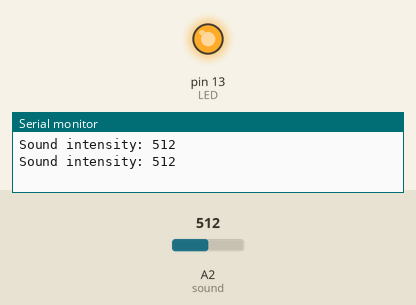
The sketch below on a simulated Arduino Uno, built with avr-gcc and run on an emulated ATmega328P. Parts: output pins drawn as LEDs (lit = HIGH), the last lines printed to the serial monitor. The inputs (shaded band) are chosen by the test bench; at power-on: A2 (sound) = 512.

Above: at 1.8 s.
1.9 s: A2 (sound) set to 43
3.4 s: A2 (sound) set to 35
At 4.5 s:
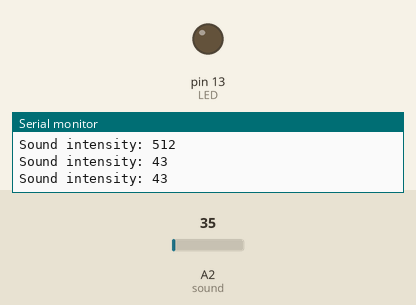
5.5 s: A2 (sound) set to 122
At 6.7 s:
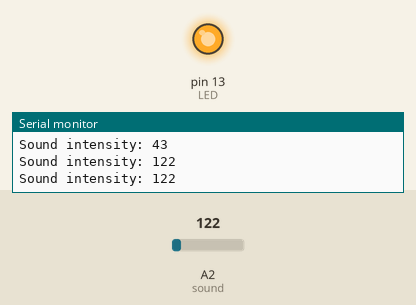
7.0 s: A2 (sound) set to 30
At 8.3 s:
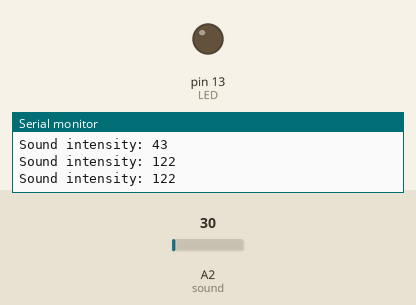
Timing chart, 0 to 10.0 s (numbered marks = the images above; inputs shaded):
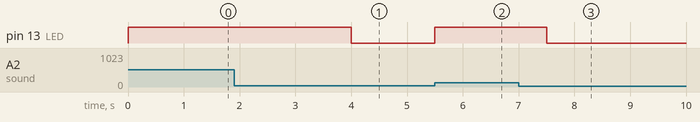

Measured:
- the behaviour switches between 40 and 39 on A2 (sound) (found by bisection; images 0 and 1)
- after the input at 3.4 s, pin 13 (LED): HIGH → LOW after 0.60 s
- after the input at 5.5 s, pin 13 (LED): LOW → HIGH at once
- after the input at 7.0 s, pin 13 (LED): HIGH → LOW after 0.50 s

The sketch:

Clap_Switch.ino
```cpp
const int LED = 13;
const int sound = A2;
const int threshold = 40;
void setup() {
  // put your setup code here, to run once:
  Serial.begin(9600);
  pinMode(LED, OUTPUT);
  pinMode(sound, INPUT);
}

void loop() {
  // put your main code here, to run repeatedly:
  int soundsens = analogRead(sound);
  if (soundsens >= threshold) {
    digitalWrite(LED, HIGH);
    Serial.print("Sound intensity: ");
    Serial.print(soundsens);
    Serial.println("");
    delay(1000);
  }
  else {
    digitalWrite(LED, LOW);
  }
}
```
